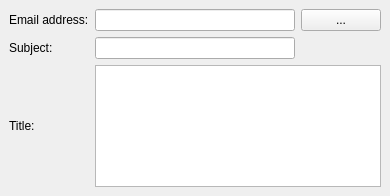
<ui version="4.0" >
 <class>TagMail</class>
 <widget class="QWidget" name="TagMail" >
  <property name="geometry" >
   <rect>
    <x>0</x>
    <y>0</y>
    <width>390</width>
    <height>196</height>
   </rect>
  </property>
  <layout class="QGridLayout" >
   <property name="margin" >
    <number>9</number>
   </property>
   <property name="spacing" >
    <number>6</number>
   </property>
   <item row="2" column="1" colspan="2" >
    <widget class="QTextEdit" name="titleEdit" />
   </item>
   <item row="2" column="0" >
    <widget class="QLabel" name="titleLabel" >
     <property name="text" >
      <string>Title:</string>
     </property>
    </widget>
   </item>
   <item row="0" column="1" >
    <widget class="QLineEdit" name="lineEmail" >
     <property name="sizePolicy" >
      <sizepolicy>
       <hsizetype>7</hsizetype>
       <vsizetype>0</vsizetype>
       <horstretch>0</horstretch>
       <verstretch>0</verstretch>
      </sizepolicy>
     </property>
    </widget>
   </item>
   <item row="1" column="0" >
    <widget class="QLabel" name="subjectLabel" >
     <property name="text" >
      <string>Subject:</string>
     </property>
    </widget>
   </item>
   <item row="0" column="0" >
    <widget class="QLabel" name="emailLabel" >
     <property name="text" >
      <string>Email address:</string>
     </property>
    </widget>
   </item>
   <item row="0" column="2" >
    <widget class="QPushButton" name="buttonAddressSelect" >
     <property name="sizePolicy" >
      <sizepolicy>
       <hsizetype>0</hsizetype>
       <vsizetype>0</vsizetype>
       <horstretch>0</horstretch>
       <verstretch>0</verstretch>
      </sizepolicy>
     </property>
     <property name="text" >
      <string>...</string>
     </property>
    </widget>
   </item>
   <item row="1" column="1" >
    <widget class="QLineEdit" name="lineSubject" />
   </item>
  </layout>
 </widget>
 <resources/>
 <connections/>
</ui>
